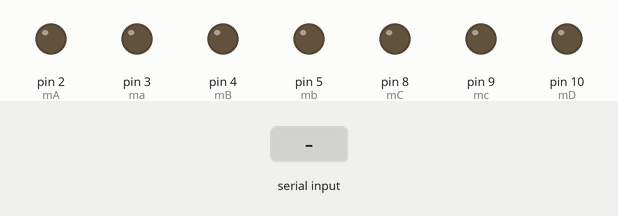
Recording of a sketch running on a simulated Arduino Uno, built with avr-gcc and run on an emulated ATmega328P. On the bench: output pins drawn as LEDs (lit = HIGH). The test bench sets the inputs (shaded band).

Above: at 1.2 s.
1.3 s: "F" received over Serial
At 1.7 s:
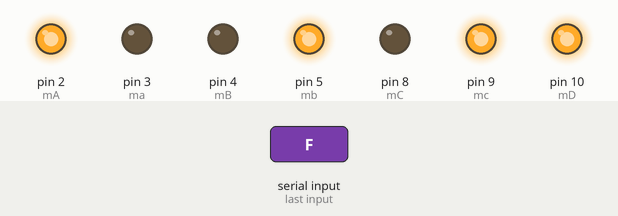
2.8 s: "B" received over Serial
At 4.0 s:
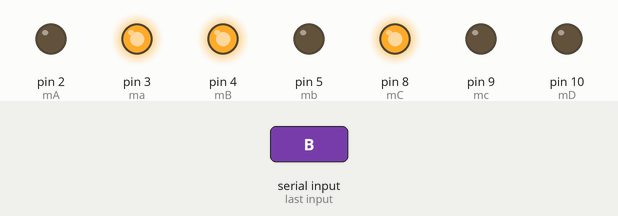
4.3 s: "L" received over Serial
At 5.2 s:
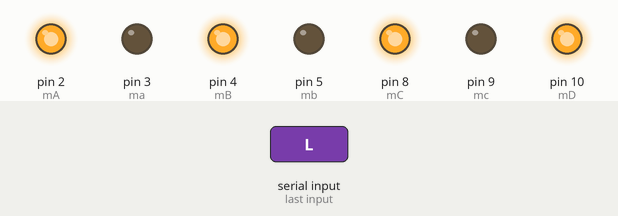
5.8 s: "R" received over Serial
At 6.4 s:
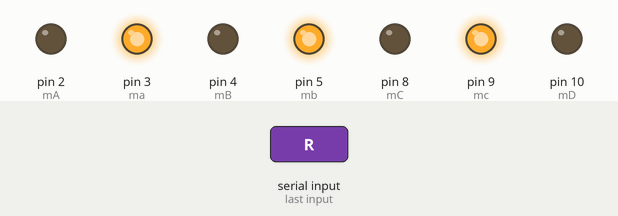
7.3 s: "S" received over Serial
At 8.7 s:
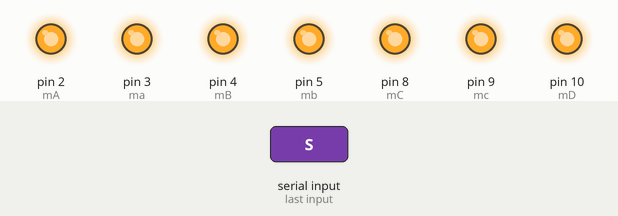
Timing chart, 0 to 9.8 s (numbered marks = the images above; inputs shaded):
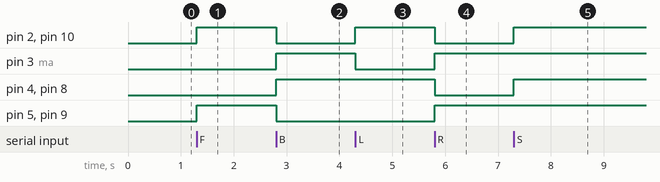

The sketch:

CarrinhoBlutu.ino
```cpp
#define mA 2
#define ma 3

#define mB 4
#define mb 5

#define mC 8
#define mc 9

#define mD 10
#define md 11

void setup()
{

  Serial.begin(9600);

  pinMode(mA, OUTPUT);
  pinMode(ma, OUTPUT);
  pinMode(mB, OUTPUT);
  pinMode(mb, OUTPUT);

  pinMode(mC, OUTPUT);
  pinMode(mc, OUTPUT);
  pinMode(mD, OUTPUT);
  pinMode(mD, OUTPUT);
}

void loop()
{

  char letra; //Variável char para armazenar o caractere recebido

  if (Serial.available()) //Se algo for recebido pela serial do módulo bluetooth
  {

    letra = Serial.read(); //Armazena o caractere recebido na variável letra

    if (letra == 'F' ) //Se o caractere recebido for a letra 'F'
    {
      //Move o carrinho para frente

      digitalWrite(mA, 1);
      digitalWrite(ma, 0);

      digitalWrite(mB, 0);
      digitalWrite(mb, 1);

      digitalWrite(mC, 0);
      digitalWrite(mc, 1);

      digitalWrite(mD, 1);
      digitalWrite(md, 0);
      //==================
    }

    if (letra == 'B') //Se o caractere recebido for a letra 'B'
    {
      //Move o carrinho para trás
      digitalWrite(mA, 0);
      digitalWrite(ma, 1);

      digitalWrite(mB, 1);
      digitalWrite(mb, 0);

      digitalWrite(mC, 1);
      digitalWrite(mc, 0);

      digitalWrite(mD, 0);
      digitalWrite(md, 1);
      //==================
    }

     if (letra == 'L') //Se o caractere recebido for a letra 'R'
    {
      //Move o carrinho para direita
      digitalWrite(mA, 1);
      digitalWrite(ma, 0);

      digitalWrite(mB, 1);
      digitalWrite(mb, 0);

      digitalWrite(mC, 1);
      digitalWrite(mc, 0);

      digitalWrite(mD, 1);
      digitalWrite(md, 0);
      //==================
    }

    if (letra == 'R') //Se o caractere recebido for a letra 'L'
    {
      //Move o carrinho para esquerda
      digitalWrite(mA, 0);
      digitalWrite(ma, 1);

      digitalWrite(mB, 0);
      digitalWrite(mb, 1);

      digitalWrite(mC, 0);
      digitalWrite(mc, 1);

      digitalWrite(mD, 0);
      digitalWrite(md, 1);
      //==================
    }
    if(letra == 'S') {//Se o caractere recebido for a letra 'S'
      digitalWrite(mA, 1);
      digitalWrite(ma, 1);

      digitalWrite(mB, 1);
      digitalWrite(mb, 1);

      digitalWrite(mC, 1);
      digitalWrite(mc, 1);

      digitalWrite(mD, 1);
      digitalWrite(md, 1);
  }


  }

}
```

Measured:
- after the input at 1.3 s, pin 2 (mA), pin 5 (mb), pin 9 (mc), pin 10 (mD): LOW → HIGH at once
- after the input at 2.8 s, pin 2 (mA), pin 5 (mb), pin 9 (mc), pin 10 (mD): HIGH → LOW at once; pin 3 (ma), pin 4 (mB), pin 8 (mC): LOW → HIGH at once
- after the input at 4.3 s, pin 2 (mA), pin 10 (mD): LOW → HIGH at once; pin 3 (ma): HIGH → LOW at once
- after the input at 5.8 s, pin 2 (mA), pin 4 (mB), pin 8 (mC), pin 10 (mD): HIGH → LOW at once; pin 3 (ma), pin 5 (mb), pin 9 (mc): LOW → HIGH at once
- after the input at 7.3 s, pin 2 (mA), pin 4 (mB), pin 8 (mC), pin 10 (mD): LOW → HIGH at once
